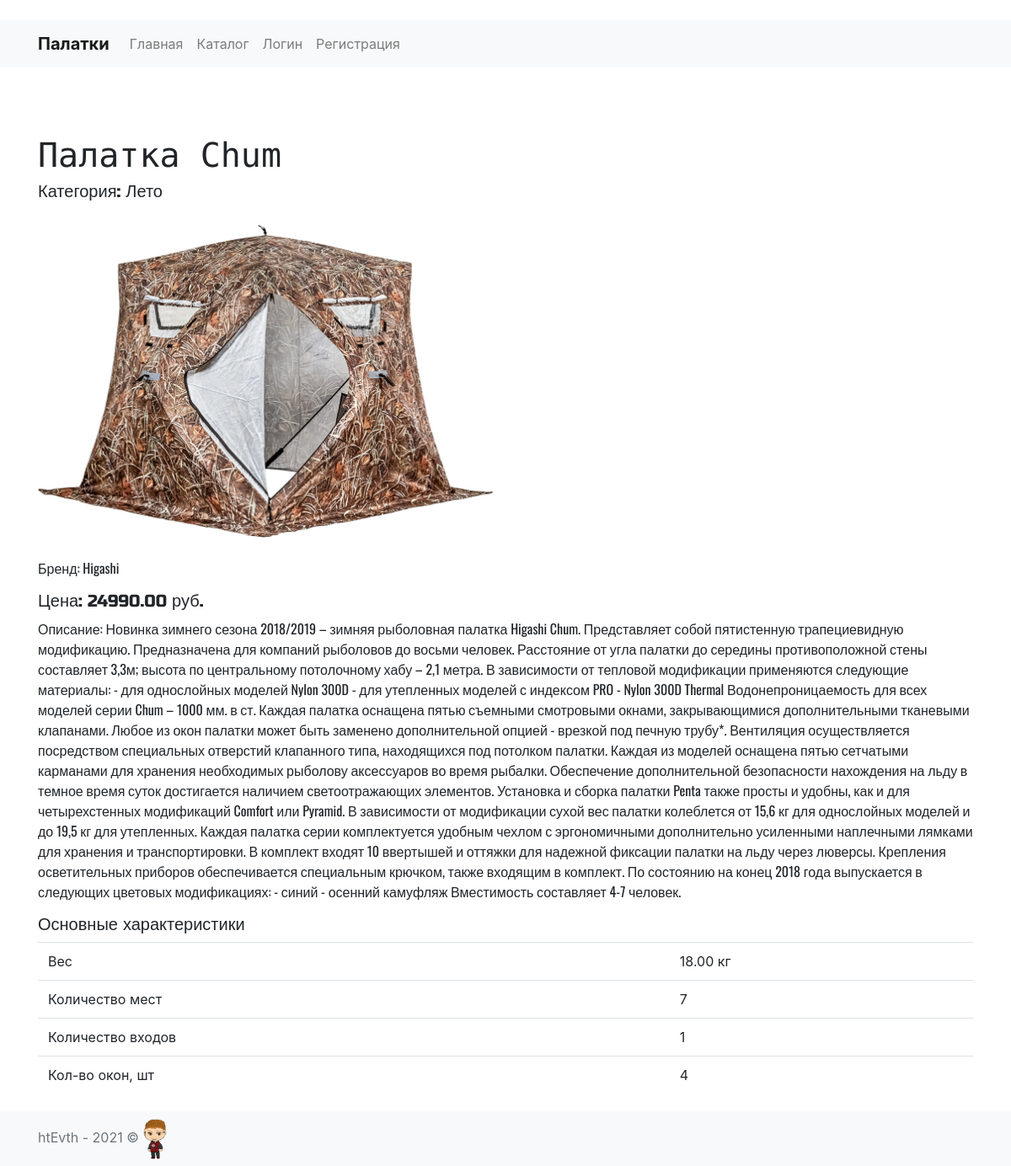
/productinfo_12/, run on an earlier commit of the app's database.
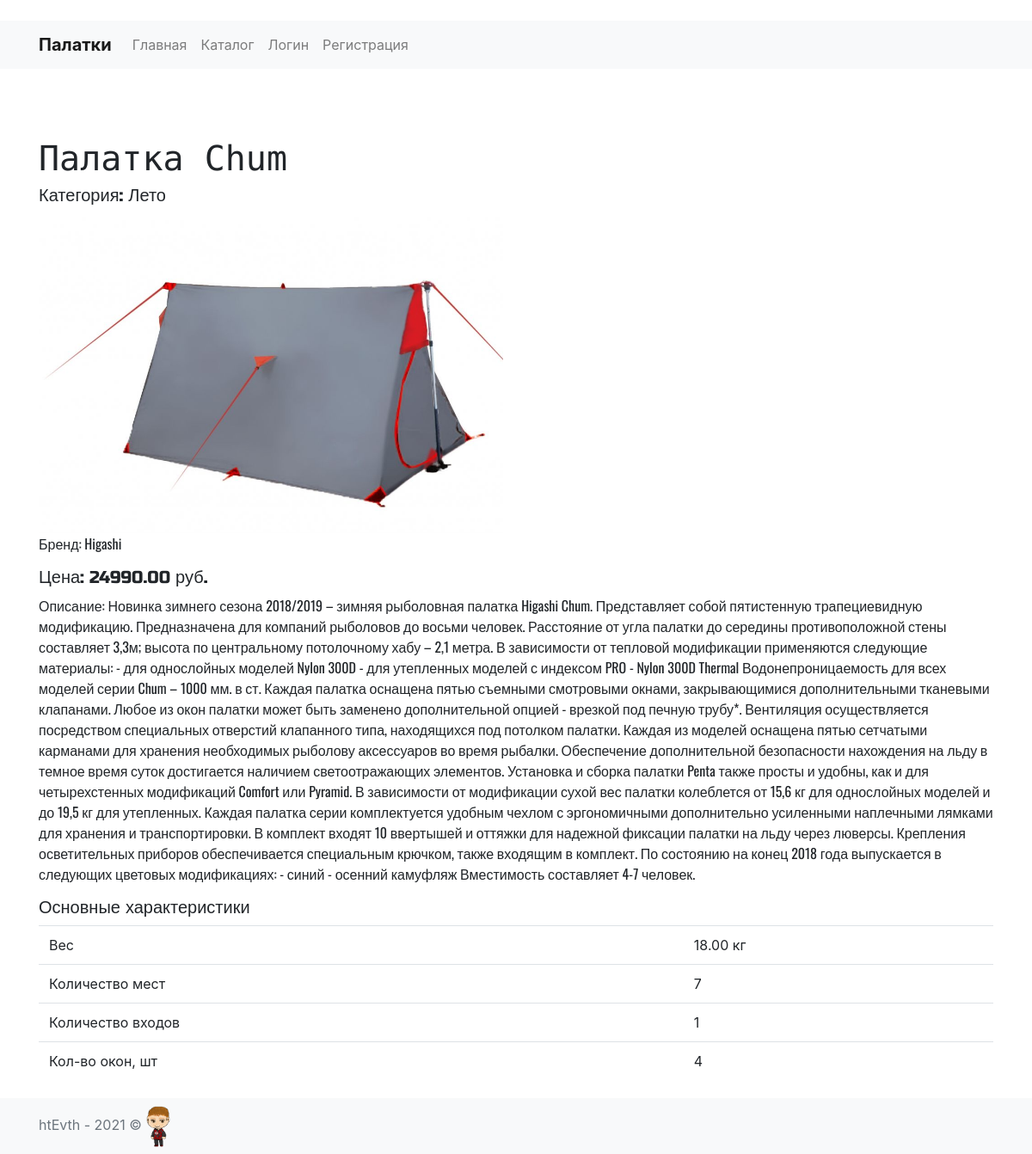
And on a later commit of the database.
### mainApp/models.py (models this page shows, shortened)
class Tent(models.Model):
    PK_Tent = models.AutoField(db_column='PK_Tent', primary_key=True)
    name = models.CharField(db_column='nameTent', max_length=200)
    price = models.DecimalField(
        db_column='price', max_digits=15, decimal_places=2)
    weight = models.DecimalField(
        db_column='weight', max_digits=5, decimal_places=2)
    places = models.IntegerField(db_column='places')
    doors = models.IntegerField(db_column='doors')
    windows = models.IntegerField(db_column='windows')
    description = models.TextField(
        db_column='description', blank=True, null=True)
    imagepath = models.ImageField(upload_to=settings.MEDIA_ROOT,
        db_column='imagePath', max_length=255, blank=True, null=True)
    PK_Category = models.ForeignKey(
        Category, models.DO_NOTHING, db_column='PK_Category')
    PK_Brand = models.ForeignKey(
        Brand, models.DO_NOTHING, db_column='PK_Brand')
    class Meta:
        db_table = 'Tent'

class Category(models.Model):
    PK_Category = models.AutoField(db_column='PK_Category', primary_key=True)
    name = models.CharField(db_column='nameCategory', max_length=100)
    class Meta:
        db_table = 'Category'

class Brand(models.Model):
    PK_Brand = models.AutoField(db_column='PK_Brand', primary_key=True)
    name = models.CharField(db_column='nameBrand', max_length=100)
    class Meta:
        db_table = 'Brand'
    def __str__(self):
        return self.name

### mainApp/views.py (the view)
# urls.py: path('productinfo_<int:tentNumber>/', views.productinfo, name="productinfo"),
def productinfo(request, tentNumber):
    singleTent = Tent.objects.get(PK_Tent=tentNumber)
    return render(request, "mainApp/productinfo.html", {"singleTent": singleTent})

### mainApp/templates/mainApp/productinfo.html (shortened to what this page needs)
{% extends 'mainApp/wrapper.html' %}
{% load static %}
{% block content %}
<main id="content">
	<div class="container">
		<h1>Палатка {{singleTent.name}}</h1>
		<div class="feature">
			<h5>Категория: {{singleTent.PK_Category.name}}</h5>
			<div class="row">
				{% if singleTent.imagepath.url == "/False" %}
				<img src="{% static 'img/empty.png' %}" class="col-lg-6" alt="Отсутствует изображение">
				{% elif singleTent.imagepath %}
				<img src="{{singleTent.imagepath.url}}" class="col-lg-6" alt="{{ singleTent.PK_Tent }}">
				{% else %}
				<img src="{% static 'img/empty.png' %}" class="col-lg-6" alt="Отсутствует изображение">
				{% endif %}
			</div>
			<div class="model-info">
				<p>Бренд: {{singleTent.PK_Brand}}</p>
				<h5>Цена: {{singleTent.price}} руб.</h5>
				<p>
					Описание: {{singleTent.description}}
				</p>
				<h5>Основные характеристики</h5>
				<table class="table">
					<tbody>
						<tr>
							<td>Вес</td>
							<td>{{singleTent.weight}} кг</td>
						</tr>
						<tr>
							<td>Количество мест</td>
							<td>{{singleTent.places}}</td>
						</tr>
						<tr>
							<td>Количество входов</td>
							<td>{{singleTent.doors}}</td>
						</tr>
						<tr>
							<td>Кол-во окон, шт</td>
							<td>{{singleTent.windows}}</td>
						</tr>
					</tbody>
				</table>
			</div>
		</div>
	</div>
</main>
{% endblock %}

What changed in the data, as far as the page shows it:
changed Tent "Chum": imagepath: a different picture
